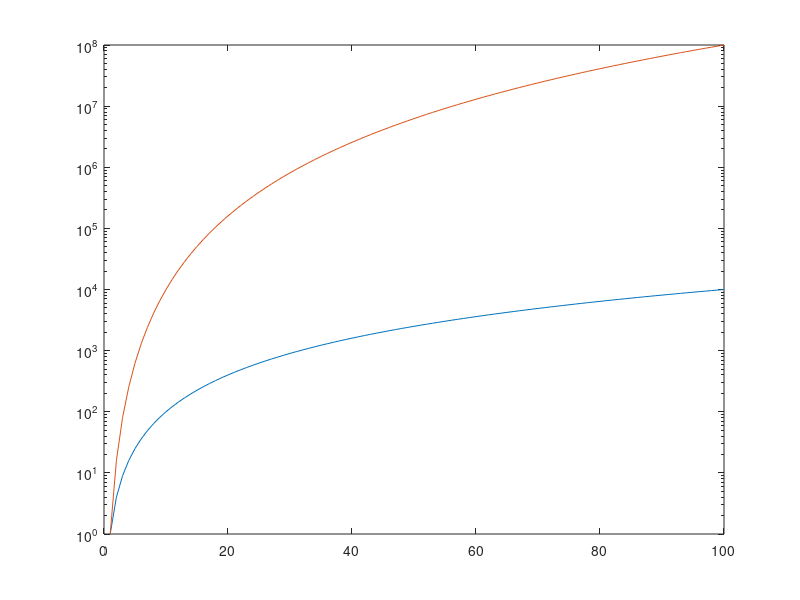

Source code (MATLAB): (Note: this script raises an error after producing the figure.)
x = 1:100;
% create a vector of x- coordinates
y1 = x.^2;
% create the first vector of y- coordinates
y2 = x.^4;
% create the second vector of y- coordinates
slg = semilogy(x,y1,x,y2);
% create the line objects
slg(1).LineWidth = 5;
% change the width of the first line to 5
slg(2).Color = [0.4 0 1];
% change the color of the second line to purple
